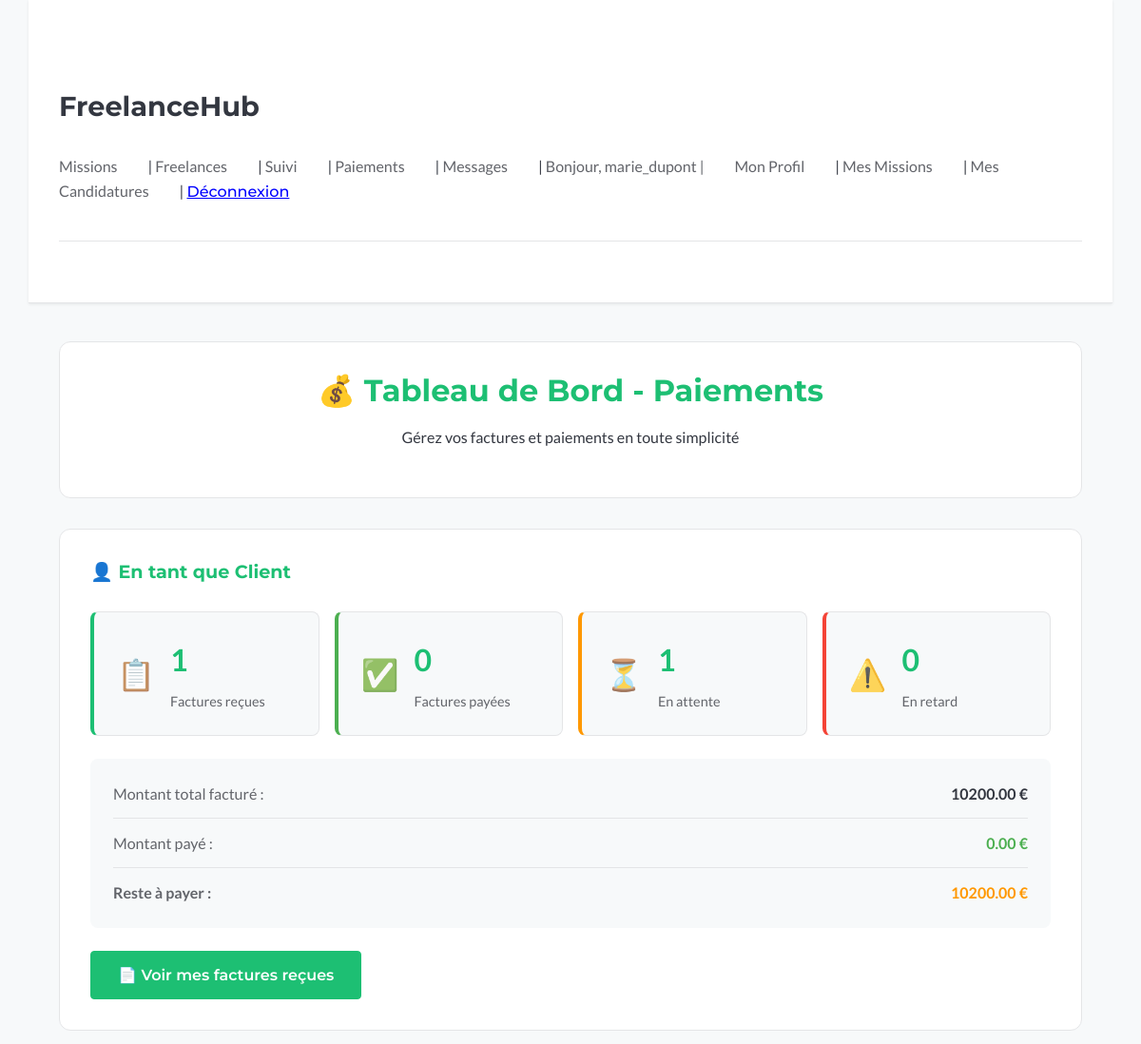
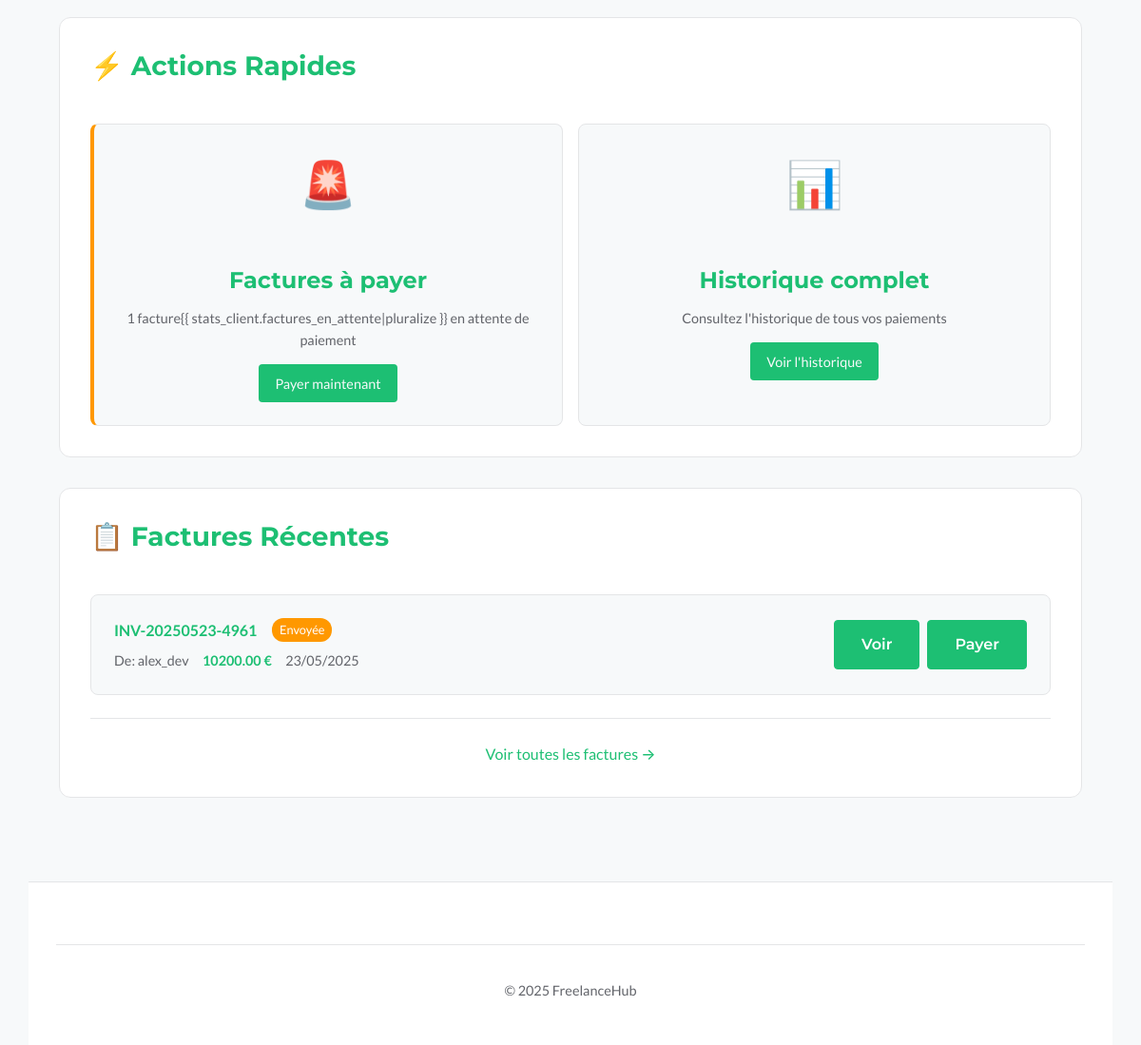
Page /payments/ (signed in) on the committed database (2 pictures, top to bottom).
### payments/models.py (models this page shows, shortened)
class Facture(models.Model):
    mission = models.ForeignKey(
        'missions.Mission',
        on_delete=models.SET_NULL,
        null=True,
        blank=True,
        related_name='factures',
        verbose_name="Mission associée"
    )
    client = models.ForeignKey(
        settings.AUTH_USER_MODEL,
        on_delete=models.PROTECT,
        related_name='factures_recues',
        verbose_name="Client facturé"
    )
    freelance = models.ForeignKey(
        settings.AUTH_USER_MODEL,
        on_delete=models.PROTECT,
        related_name='factures_emises',
        verbose_name="Freelance émetteur"
    )
    reference_facture = models.CharField(
        max_length=100,
        unique=True,
        verbose_name="Référence unique",
        default=generate_invoice_reference
    )
    montant_ht = models.DecimalField(
        max_digits=10,
        decimal_places=2,
        verbose_name="Montant HT (€)",
        validators=[MinValueValidator(Decimal('0.01'))]
    )
    tva_taux = models.DecimalField(
        max_digits=5,
        decimal_places=2,
        default=0.00,
        verbose_name="Taux TVA (%)",
        validators=[MinValueValidator(Decimal('0.00'))]
    )
    montant_ttc = models.DecimalField(
        max_digits=10,
        decimal_places=2,
        verbose_name="Montant TTC (€)",
        default=0.00
    )
    commission_taux = models.DecimalField(
        max_digits=5,
        decimal_places=2,
        default=5.00,
        verbose_name="Taux de commission (%)",
        help_text="Commission de FreelanceHub"
    )
    commission_montant = models.DecimalField(
        max_digits=10,
        decimal_places=2,
        default=0.00,
        verbose_name="Montant de commission (€)"
    )
    montant_freelance = models.DecimalField(
        max_digits=10,
        decimal_places=2,
        default=0.00,
        verbose_name="Montant pour le freelance (€)"
    )
    date_emission = models.DateTimeField(auto_now_add=True, verbose_name="Date d'émission")
    date_echeance = models.DateField(verbose_name="Date d'échéance")
    date_paiement = models.DateTimeField(null=True, blank=True, verbose_name="Date de paiement")
    statut = models.CharField(
        max_length=20,
        choices=FactureStatus.choices,
        default=FactureStatus.DRAFT,
        verbose_name="Statut"
    )
    notes = models.TextField(blank=True, null=True, verbose_name="Notes / Détails")
    @property
    def can_be_paid(self):
        return self.statut in [FactureStatus.SENT, FactureStatus.OVERDUE]
    class Meta:
        verbose_name = "Facture"
        verbose_name_plural = "Factures"
        ordering = ['-date_emission']

### payments/views.py (the view)
# urls.py: path('', views.payment_dashboard, name='dashboard'),
@login_required
def payment_dashboard(request):
    user = request.user
    if user.factures_recues.exists():
        factures_recues = user.factures_recues.all()
        montant_total = (
            factures_recues.aggregate(Sum("montant_ttc"))["montant_ttc__sum"] or 0
        )
        montant_paye = (
            factures_recues.filter(statut=FactureStatus.PAID).aggregate(
                Sum("montant_ttc")
            )["montant_ttc__sum"]
            or 0
        )
        stats_client = {
            "total_factures": factures_recues.count(),
            "factures_payees": factures_recues.filter(
                statut=FactureStatus.PAID
            ).count(),
            "factures_en_attente": factures_recues.filter(
                statut=FactureStatus.SENT
            ).count(),
            "factures_en_retard": factures_recues.filter(
                statut=FactureStatus.OVERDUE
            ).count(),
            "montant_total": montant_total,
            "montant_paye": montant_paye,
            "reste_a_payer": montant_total - montant_paye,  # ← NOUVEAU CALCUL
        }
    else:
        stats_client = None
    if user.factures_emises.exists():
        factures_emises = user.factures_emises.all()
        stats_freelance = {
            "total_factures": factures_emises.count(),
            "factures_payees": factures_emises.filter(
                statut=FactureStatus.PAID
            ).count(),
            "factures_en_attente": factures_emises.filter(
                statut=FactureStatus.SENT
            ).count(),
            "montant_total": factures_emises.aggregate(Sum("montant_freelance"))[
                "montant_freelance__sum"
            ]
            or 0,
            "montant_recu": factures_emises.filter(statut=FactureStatus.PAID).aggregate(
                Sum("montant_freelance")
            )["montant_freelance__sum"]
            or 0,
        }
    else:
        stats_freelance = None
    recent_factures = Facture.objects.filter(
        Q(client=user) | Q(freelance=user)
    ).order_by("-date_emission")[:5]
    recent_payments = Paiement.objects.filter(facture__client=user).order_by(
        "-date_paiement"
    )[:5]
    context = {
        "stats_client": stats_client,
        "stats_freelance": stats_freelance,
        "recent_factures": recent_factures,
        "recent_payments": recent_payments,
    }
    return render(request, "payments/dashboard.html", context)

### payments/templates/payments/dashboard.html (shortened to what this page needs)
{% extends "base.html" %}
{% block content %}
<div class="payment-dashboard">
    <div class="dashboard-header">
        <h2>💰 Tableau de Bord - Paiements</h2>
        <p>Gérez vos factures et paiements en toute simplicité</p>
    </div>
    <div class="dashboard-grid">
        {% if stats_client %}
        <div class="stats-section client-stats">
            <h3>👤 En tant que Client</h3>
            <div class="stats-cards">
                <div class="stat-card total">
                    <div class="stat-icon">📋</div>
                    <div class="stat-content">
                        <div class="stat-number">{{ stats_client.total_factures }}</div>
                        <div class="stat-label">Factures reçues</div>
                    </div>
                </div>
                <div class="stat-card paid">
                    <div class="stat-icon">✅</div>
                    <div class="stat-content">
                        <div class="stat-number">{{ stats_client.factures_payees }}</div>
                        <div class="stat-label">Factures payées</div>
                    </div>
                </div>
                <div class="stat-card pending">
                    <div class="stat-icon">⏳</div>
                    <div class="stat-content">
                        <div class="stat-number">{{ stats_client.factures_en_attente }}</div>
                        <div class="stat-label">En attente</div>
                    </div>
                </div>
                <div class="stat-card overdue">
                    <div class="stat-icon">⚠️</div>
                    <div class="stat-content">
                        <div class="stat-number">{{ stats_client.factures_en_retard }}</div>
                        <div class="stat-label">En retard</div>
                    </div>
                </div>
            </div>
            <div class="amount-summary">
                <div class="amount-item">
                    <span class="amount-label">Montant total facturé :</span>
                    <span class="amount-value">{{ stats_client.montant_total|floatformat:2 }} €</span>
                </div>
                <div class="amount-item">
                    <span class="amount-label">Montant payé :</span>
                    <span class="amount-value paid">{{ stats_client.montant_paye|floatformat:2 }} €</span>
                </div>
                <div class="amount-item">
                    <span class="amount-label">Reste à payer :</span>
                    <span class="amount-value pending">
                        {% if stats_client.montant_paye %}
                        0.00 €
                        {% else %}
                        {{ stats_client.montant_total|floatformat:2 }} €
                        {% endif %}
                    </span>
                </div>
            </div>
            <div class="action-buttons">
                <a href="{% url 'payments:invoice_list' %}?role=client" class="button button-secondary">
                    📄 Voir mes factures reçues
                </a>
            </div>
        </div>
        {% endif %}
        <div class="quick-actions-section">
            <h3>⚡ Actions Rapides</h3>
            <div class="action-grid">
                {% if stats_client and stats_client.factures_en_attente > 0 %}
                <div class="action-card urgent">
                    <div class="action-icon">🚨</div>
                    <div class="action-content">
                        <h4>Factures à payer</h4>
                        <p>{{ stats_client.factures_en_attente }} facture{{ stats_client.factures_en_attente|pluralize
                            }} en attente de paiement</p>
                        <a href="{% url 'payments:invoice_list' %}?role=client&status=SENT" class="action-button">Payer
                            maintenant</a>
                    </div>
                </div>
                {% endif %}
                <div class="action-card">
                    <div class="action-icon">📊</div>
                    <div class="action-content">
                        <h4>Historique complet</h4>
                        <p>Consultez l'historique de tous vos paiements</p>
                        <a href="{% url 'payments:invoice_list' %}" class="action-button">Voir l'historique</a>
                    </div>
                </div>
            </div>
        </div>
    </div>
    {% if recent_factures %}
    <div class="recent-section">
        <h3>📋 Factures Récentes</h3>
        <div class="recent-list">
            {% for facture in recent_factures %}
            <div class="recent-item">
                <div class="facture-info">
                    <div class="facture-header">
                        <span class="facture-ref">{{ facture.reference_facture }}</span>
                        <span class="facture-status status-{{ facture.statut|lower }}">
                            {{ facture.get_statut_display }}
                        </span>
                    </div>
                    <div class="facture-details">
                        {% if facture.client == user %}
                        <span class="facture-party">De: {{ facture.freelance.username }}</span>
                        {% else %}
                        <span class="facture-party">Pour: {{ facture.client.username }}</span>
                        {% endif %}
                        <span class="facture-amount">{{ facture.montant_ttc }} €</span>
                        <span class="facture-date">{{ facture.date_emission|date:"d/m/Y" }}</span>
                    </div>
                </div>
                <div class="facture-actions">
                    <a href="{% url 'payments:invoice_detail' facture.pk %}" class="button button-small">Voir</a>
                    {% if facture.can_be_paid and facture.client == user %}
                    <a href="{% url 'payments:payment_page' facture.pk %}" class="button button-small">Payer</a>
                    {% endif %}
                </div>
            </div>
            {% endfor %}
        </div>
        <div class="see-more">
            <a href="{% url 'payments:invoice_list' %}">Voir toutes les factures →</a>
        </div>
    </div>
    {% endif %}
</div>
{% endblock %}

### templates/base.html (shortened to what this page needs)
{% load static %}
<!doctype html>
<html lang="fr">
<head>
    <link rel="stylesheet" href="{% static 'css/style.css' %}">
</head>
<body>
    <header>
        <h1><a href="{% url 'home' %}">FreelanceHub</a></h1>
        <nav>
            <a href="{% url 'missions:list' %}">Missions</a> |
            <a href="{% url 'users:freelance_search' %}">Freelances</a> |
            {% if user.is_authenticated %}
                <a href="{% url 'missions:tracking_dashboard' %}">Suivi</a> |
                <a href="{% url 'payments:dashboard' %}">Paiements</a> |
                <a href="{% url 'messaging:list' %}">Messages</a> |
                <span>Bonjour, {{ user.username }} | </span>
                <a href="{% url 'users:profile' %}">Mon Profil</a> |
                <a href="{% url 'missions:my_missions' %}">Mes Missions</a> |
                <a href="{% url 'missions:my_applications' %}">Mes Candidatures</a> |
                <form action="{% url 'users:logout' %}" method="post" style="display: inline;">
                    <button type="submit" style="background:none; border:none; padding:0; color: blue; text-decoration:underline; cursor:pointer;">Déconnexion</button>
                </form>
            {% else %}
                <a href="{% url 'users:login' %}">Connexion</a> |
                <a href="{% url 'users:register' %}">Inscription</a>
            {% endif %}
        </nav>
        <hr>
    </header>
    <main>
        {% block content %}{% endblock %}
    </main>
    <footer>
        <hr>
        <p>© 2025 FreelanceHub</p>
    </footer>
</body>
</html>

### static/css/style.css (style rules this page uses)
:root { --bg-color: #f7f9fa; --surface-color: #ffffff; --text-color: #333740; --text-secondary: #62646a; --accent-color: #1dbf73; --accent-color-darker: #19a366; --border-color: #e4e5e7; --error-bg: #f8d7da; --error-text: #721c24; --error-border: #f5c6cb; --success-bg: #d4edda; --success-text: #155724; --success-border: #c3e6cb; --info-bg: #d1ecf1; --info-text: #0c5460; --info-border: #bee5eb; --font-primary: 'Lato', system-ui, -apple-system, BlinkMacSystemFont, 'Segoe UI', Roboto, Oxygen, Ubuntu, Cantarell, 'Open Sans', 'Helvetica Neue', sans-serif; --font-headings: 'Montserrat', system-ui, -apple-system, BlinkMacSystemFont, 'Segoe UI', Roboto, Oxygen, Ubuntu, Cantarell, 'Open Sans', 'Helvetica Neue', sans-serif; --shadow-sm: 0 1px 3px rgba(0, 0, 0, 0.08); --shadow-md: 0 3px 6px rgba(0, 0, 0, 0.1); --shadow-lg: 0 10px 20px rgba(0,0,0,0.12); --transition-speed: 0.25s; --transition-ease: ease-in-out; }
*, *::before, *::after { box-sizing: border-box; }
html { scroll-behavior: smooth; }
body { margin: 0; font-family: var(--font-primary); background-color: var(--bg-color); color: var(--text-color); line-height: 1.6; font-size: 16px; display: flex; flex-direction: column; min-height: 100vh; }
h1, h2, h3, h4, h5, h6 { font-family: var(--font-headings); font-weight: 700; margin-top: 1.5em; margin-bottom: 0.75em; color: var(--text-color); }
h1 { font-size: 2.5rem; line-height: 1.2; }
h2 { font-size: 2rem; line-height: 1.2; }
h3 { font-size: 1.75rem; line-height: 1.3; }
h4 { font-size: 1.5rem; line-height: 1.3; }
p { margin-bottom: 1.2em; }
a { color: var(--accent-color); text-decoration: none; transition: color var(--transition-speed) var(--transition-ease); }
hr { border: none; border-top: 1px solid var(--border-color); margin: 2.5em 0; }
header, main, footer { width: 100%; max-width: 1140px; margin-left: auto; margin-right: auto; padding: 1.5em 2em; }
main { flex-grow: 1; padding-top: 2.5em; padding-bottom: 3.5em; }
header { background-color: var(--surface-color); padding-top: 1.5em; padding-bottom: 1.5em; border-bottom: 1px solid var(--border-color); box-shadow: var(--shadow-sm); }
header h1 a { color: var(--text-color); text-decoration: none; font-weight: 700; font-size: 1.8rem; }
header nav { margin-top: 1em; font-size: 1rem; }
header nav a, header nav span { margin-right: 1.8em; color: var(--text-secondary); font-weight: 500; }
header nav form button { color: var(--text-secondary); font-size: inherit; font-weight: 500; background: none; border: none; padding: 0; cursor: pointer; }
form { margin-top: 1.5em; }
button, input[type="submit"], a.button { display: inline-block; padding: 0.75em 1.75em; font-family: var(--font-headings); font-size: 1rem; font-weight: 600; text-align: center; text-decoration: none; color: #ffffff; background-color: var(--accent-color); border: 1px solid var(--accent-color); border-radius: 4px; cursor: pointer; transition: background-color var(--transition-speed) var(--transition-ease), border-color var(--transition-speed) var(--transition-ease), transform var(--transition-speed) var(--transition-ease), box-shadow var(--transition-speed) var(--transition-ease); }
.button-secondary { background-color: var(--surface-color); color: var(--accent-color); border: 1px solid var(--accent-color); }
main { animation: fadeInUp 0.5s var(--transition-ease) 0.1s forwards; }
footer { margin-top: auto; padding-top: 2em; padding-bottom: 2em; text-align: center; font-size: 0.9rem; color: var(--text-secondary); border-top: 1px solid var(--border-color); background-color: var(--surface-color); }

### rows in the picture
Facture: reference_facture "INV-20250523-4961", statut "Envoyée", freelance.username "alex_dev", montant_ttc "10200.00", date_emission "23/05/2025", shows "Payer"

### other values in the picture
{{ user.username }} "marie_dupont"
{{ stats_client.total_factures }} "1"
{{ stats_client.factures_payees }} "0"
{{ stats_client.factures_en_attente }} "1"
{{ stats_client.factures_en_retard }} "0"
{{ stats_client.montant_total|floatformat:2 }} "10200.00"
{{ stats_client.montant_paye|floatformat:2 }} "0.00"
